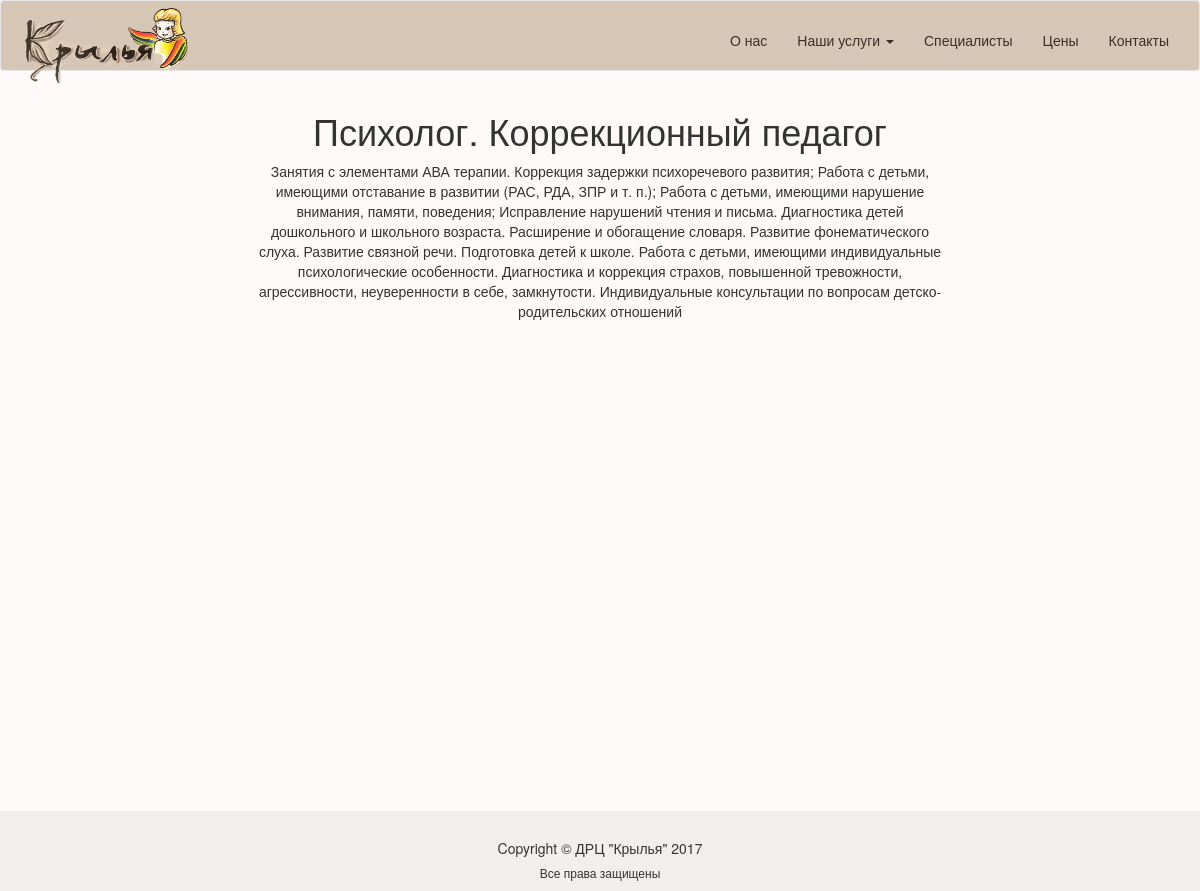
The page /methodics/4/ on the database its author committed.
### methodics/models.py (models this page shows, shortened)
class Methodics(models.Model):
    name = models.CharField(max_length=200,verbose_name='Название методики', blank=True, null=True)
    slug = models.SlugField(max_length=200,unique = True, default='', blank=True, null=True)
    img = models.ImageField(upload_to='methodics',blank=True,null=True)
    desc = models.TextField(verbose_name='Описание',blank=True, null=True)
    active = models.BooleanField(verbose_name='Использовать', default=True)
    class Meta:
        verbose_name = u'Наши услуги'
        verbose_name_plural = u'Наши услуги'

### portal/views.py (the view)
# urls.py: url(r'^methodics/(?P<pk>\d+)/$', MethodicDetail.as_view(), name='methodics'),
class MethodicDetail(DetailView):
    model = Methodics
    context_object_name = 'meth'
    template_name = 'methodics/methodics.html'

### portal/context_processors.py (called while the page is built)
def consultation(request):
    return {'consultation_list': ServicePrice.objects.filter(active=True, consult=True)}

def methodics(request):
    return {'methodic_list':Methodics.objects.filter(active=True)}

def about(request):
    return dict(about=About.objects.filter(active=True).last())

def news(request):
    return {'news_list': News.objects.filter(active=True)}

def time(request):
    return {'time': datetime.now()}

### templates/methodics/methodics.html (shortened to what this page needs)
{% extends 'base.html' %}
{% block content %}
    <div class="col-md-12 text-center">
        <h1>  {{meth.name}} </h1>
        {% if meth.img %}
        <div class="row">
            <div class="col-md-5">
                {{meth.desc}}
            </div>
            <div class="col-md-7">
                <img class="img-responsive" src="{{meth.img.url}}" alt="">
            </div>
        </div>
        {% else %}
        <p> {{meth.desc}}  </p>
        {% endif %}
    </div>
{% endblock %}

### static/css/style.css (style rules this page uses)
body { background: #fdfaf9; }

### rows shown on the page
Methodics: name "Психолог. Коррекционный педагог", desc "Занятия с элементами АВА терапии. Коррекция задержки психоречевого развития; Работа с детьми, имеющими отставание в развитии (РАС, РДА, ЗПР и т. п.); Работа с детьми, имеющими нарушение внимания, памяти, поведения; Исправление нарушений чтения и письма. Диагностика детей дошкольного и школьного возраста. Расширение и обогащение словаря. Развитие фонематического слуха. Развитие связной речи. Подготовка детей к школе. Работа с детьми, имеющими индивидуальные психологические особенности. Диагностика и коррекция страхов, повышенной тревожности, агрессивности, неуверенности в себе, замкнутости. Индивидуальные консультации по вопросам детско-родительских отношений"
